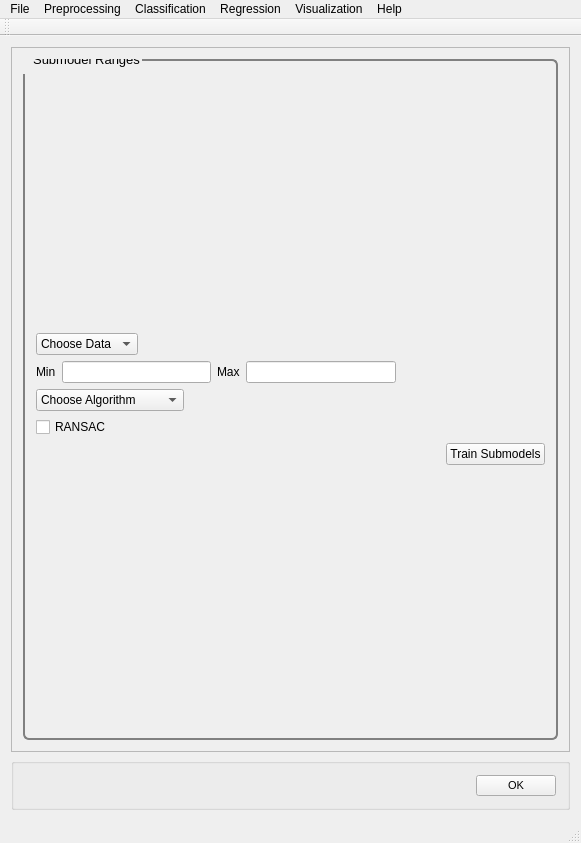
<?xml version="1.0" encoding="UTF-8"?>
<ui version="4.0">
    <class>MainWindow</class>
    <widget class="QMainWindow" name="MainWindow">
        <property name="geometry">
            <rect>
                <x>0</x>
                <y>0</y>
                <width>581</width>
                <height>843</height>
            </rect>
        </property>
        <property name="windowTitle">
            <string>PYSAT</string>
        </property>
        <widget class="QWidget" name="centralWidget">
            <layout class="QVBoxLayout" name="verticalLayout_9">
                <item>
                    <widget class="QScrollArea" name="scrollArea">
                        <property name="widgetResizable">
                            <bool>true</bool>
                        </property>
                        <widget class="QWidget" name="scrollAreaWidgetContents_2">
                            <property name="geometry">
                                <rect>
                                    <x>0</x>
                                    <y>0</y>
                                    <width>561</width>
                                    <height>721</height>
                                </rect>
                            </property>
                            <property name="font">
                                <font>
                                    <pointsize>8</pointsize>
                                </font>
                            </property>
                            <property name="styleSheet">
                                <string notr="true">QGroupBox {
                                    border: 2px solid gray;
                                    border-radius: 6px;
                                    margin-top: 0.5em;
                                    }

                                    QGroupBox::title {

                                    padding-top: -14px;
                                    padding-left: 8px;
                                    }
                                </string>
                            </property>
                            <layout class="QVBoxLayout" name="verticalLayout_8">
                                <item>
                                    <widget class="QGroupBox" name="submodel">
                                        <property name="font">
                                            <font>
                                                <pointsize>10</pointsize>
                                            </font>
                                        </property>
                                        <property name="title">
                                            <string>Submodel Ranges</string>
                                        </property>
                                        <layout class="QVBoxLayout" name="verticalLayout">
                                            <item>
                                                <layout class="QVBoxLayout" name="submodel_vlayout">
                                                    <item>
                                                        <layout class="QHBoxLayout" name="submodel_choosedata_hlayout">
                                                            <item>
                                                                <widget class="QComboBox" name="submodel_choosedata">
                                                                    <property name="iconSize">
                                                                        <size>
                                                                            <width>50</width>
                                                                            <height>20</height>
                                                                        </size>
                                                                    </property>
                                                                    <item>
                                                                        <property name="text">
                                                                            <string>Choose Data</string>
                                                                        </property>
                                                                    </item>
                                                                    <item>
                                                                        <property name="text">
                                                                            <string>Known Data</string>
                                                                        </property>
                                                                    </item>
                                                                </widget>
                                                            </item>
                                                            <item>
                                                                <spacer name="submodel_choosedata_spacer">
                                                                    <property name="orientation">
                                                                        <enum>Qt::Horizontal</enum>
                                                                    </property>
                                                                    <property name="sizeHint" stdset="0">
                                                                        <size>
                                                                            <width>40</width>
                                                                            <height>20</height>
                                                                        </size>
                                                                    </property>
                                                                </spacer>
                                                            </item>
                                                        </layout>
                                                    </item>
                                                    <item>
                                                        <layout class="QHBoxLayout" name="horizontalLayout">
                                                            <item>
                                                                <widget class="QLabel" name="label">
                                                                    <property name="text">
                                                                        <string>Min</string>
                                                                    </property>
                                                                </widget>
                                                            </item>
                                                            <item>
                                                                <widget class="QLineEdit" name="lineEdit"/>
                                                            </item>
                                                            <item>
                                                                <widget class="QLabel" name="label_2">
                                                                    <property name="text">
                                                                        <string>Max</string>
                                                                    </property>
                                                                </widget>
                                                            </item>
                                                            <item>
                                                                <widget class="QLineEdit" name="lineEdit_2"/>
                                                            </item>
                                                            <item>
                                                                <spacer name="horizontalSpacer">
                                                                    <property name="orientation">
                                                                        <enum>Qt::Horizontal</enum>
                                                                    </property>
                                                                    <property name="sizeHint" stdset="0">
                                                                        <size>
                                                                            <width>40</width>
                                                                            <height>20</height>
                                                                        </size>
                                                                    </property>
                                                                </spacer>
                                                            </item>
                                                        </layout>
                                                    </item>
                                                    <item>
                                                        <layout class="QHBoxLayout" name="submodel_choosealg_hlayout">
                                                            <item>
                                                                <widget class="QComboBox" name="submodel_choosealg">
                                                                    <property name="iconSize">
                                                                        <size>
                                                                            <width>50</width>
                                                                            <height>20</height>
                                                                        </size>
                                                                    </property>
                                                                    <item>
                                                                        <property name="text">
                                                                            <string>Choose Algorithm</string>
                                                                        </property>
                                                                    </item>
                                                                    <item>
                                                                        <property name="text">
                                                                            <string>PLS</string>
                                                                        </property>
                                                                    </item>
                                                                    <item>
                                                                        <property name="text">
                                                                            <string>GP</string>
                                                                        </property>
                                                                    </item>
                                                                    <item>
                                                                        <property name="text">
                                                                            <string>Others coming soon...</string>
                                                                        </property>
                                                                    </item>
                                                                </widget>
                                                            </item>
                                                            <item>
                                                                <spacer name="submodel_choosealg_spacer">
                                                                    <property name="orientation">
                                                                        <enum>Qt::Horizontal</enum>
                                                                    </property>
                                                                    <property name="sizeHint" stdset="0">
                                                                        <size>
                                                                            <width>40</width>
                                                                            <height>20</height>
                                                                        </size>
                                                                    </property>
                                                                </spacer>
                                                            </item>
                                                        </layout>
                                                    </item>
                                                    <item>
                                                        <widget class="QCheckBox" name="regression_ransac_checkbox">
                                                            <property name="text">
                                                                <string>RANSAC</string>
                                                            </property>
                                                        </widget>
                                                    </item>
                                                    <item>
                                                        <layout class="QHBoxLayout" name="submodel_trainbutton_hlayout">
                                                            <item>
                                                                <spacer name="submodel_trainbutton_spacer">
                                                                    <property name="orientation">
                                                                        <enum>Qt::Horizontal</enum>
                                                                    </property>
                                                                    <property name="sizeHint" stdset="0">
                                                                        <size>
                                                                            <width>40</width>
                                                                            <height>20</height>
                                                                        </size>
                                                                    </property>
                                                                </spacer>
                                                            </item>
                                                            <item>
                                                                <widget class="QPushButton" name="submodel_trainbutton">
                                                                    <property name="text">
                                                                        <string>Train Submodels</string>
                                                                    </property>
                                                                </widget>
                                                            </item>
                                                        </layout>
                                                    </item>
                                                </layout>
                                            </item>
                                        </layout>
                                    </widget>
                                </item>
                            </layout>
                        </widget>
                    </widget>
                </item>
                <item>
                    <widget class="QGroupBox" name="OK">
                        <layout class="QHBoxLayout" name="ok">
                            <item>
                                <spacer name="horizontalSpacer_5">
                                    <property name="orientation">
                                        <enum>Qt::Horizontal</enum>
                                    </property>
                                    <property name="sizeHint" stdset="0">
                                        <size>
                                            <width>40</width>
                                            <height>20</height>
                                        </size>
                                    </property>
                                </spacer>
                            </item>
                            <item>
                                <widget class="QPushButton" name="okButton">
                                    <property name="font">
                                        <font>
                                            <pointsize>8</pointsize>
                                        </font>
                                    </property>
                                    <property name="mouseTracking">
                                        <bool>false</bool>
                                    </property>
                                    <property name="text">
                                        <string>OK</string>
                                    </property>
                                </widget>
                            </item>
                        </layout>
                    </widget>
                </item>
            </layout>
        </widget>
        <widget class="QToolBar" name="mainToolBar">
            <attribute name="toolBarArea">
                <enum>TopToolBarArea</enum>
            </attribute>
            <attribute name="toolBarBreak">
                <bool>false</bool>
            </attribute>
        </widget>
        <widget class="QStatusBar" name="statusBar"/>
        <widget class="QMenuBar" name="menuBar">
            <property name="geometry">
                <rect>
                    <x>0</x>
                    <y>0</y>
                    <width>581</width>
                    <height>21</height>
                </rect>
            </property>
            <widget class="QMenu" name="menuFile">
                <property name="title">
                    <string>File</string>
                </property>
                <addaction name="actionLoad_Refence_Data"/>
                <addaction name="actionLoad_Unknown_Data"/>
                <addaction name="actionSet_output_location"/>
                <addaction name="separator"/>
                <addaction name="actionSave_Current_Plots"/>
                <addaction name="actionSave_Current_Data"/>
                <addaction name="separator"/>
                <addaction name="actionCreate_New_Workflow"/>
                <addaction name="actionSave_Current_Workflow"/>
                <addaction name="separator"/>
                <addaction name="actionExit"/>
            </widget>
            <widget class="QMenu" name="menuPreprocessing">
                <property name="title">
                    <string>Preprocessing</string>
                </property>
                <widget class="QMenu" name="menuBaseline_Removal">
                    <property name="title">
                        <string>Baseline Removal</string>
                    </property>
                    <addaction name="actionALS"/>
                    <addaction name="actionDietrich"/>
                    <addaction name="actionPolyFit"/>
                    <addaction name="actionAirPLS"/>
                    <addaction name="actionFABC"/>
                    <addaction name="actionKK"/>
                    <addaction name="actionMario"/>
                    <addaction name="actionMedian"/>
                    <addaction name="actionRubberband"/>
                    <addaction name="actionUndecimated_Wavelet"/>
                </widget>
                <widget class="QMenu" name="menuCalibration_Transfer">
                    <property name="title">
                        <string>Calibration Transfer</string>
                    </property>
                    <addaction name="actionRatio"/>
                    <addaction name="actionTommy_s_Methgod"/>
                    <addaction name="actionPiecewise_Direct_Standardization"/>
                    <addaction name="actionOthers_3"/>
                </widget>
                <addaction name="actionNormalization"/>
                <addaction name="actionNoise_Reduction"/>
                <addaction name="actionApply_Mask"/>
                <addaction name="actionInterpolate"/>
                <addaction name="actionInstrument_Response"/>
                <addaction name="menuBaseline_Removal"/>
                <addaction name="menuCalibration_Transfer"/>
                <addaction name="actionICA_2"/>
                <addaction name="actionPCA_2"/>
            </widget>
            <widget class="QMenu" name="menuRegression">
                <property name="title">
                    <string>Regression</string>
                </property>
                <addaction name="actionCross_Validation"/>
                <addaction name="actionTrain"/>
                <addaction name="actionPredict"/>
                <addaction name="actionCreate_N_Folds"/>
                <addaction name="actionCreate_Test_Folds"/>
                <addaction name="actionSubmodel_Ranges"/>
            </widget>
            <widget class="QMenu" name="menuHelp">
                <property name="title">
                    <string>Help</string>
                </property>
                <addaction name="actionIndex"/>
                <addaction name="actionContent_2"/>
                <addaction name="separator"/>
                <addaction name="actionAbout"/>
                <addaction name="actionAbout_QtCreator"/>
            </widget>
            <widget class="QMenu" name="menuClassification">
                <property name="title">
                    <string>Classification</string>
                </property>
                <widget class="QMenu" name="menuSupervised">
                    <property name="title">
                        <string>Supervised</string>
                    </property>
                    <addaction name="actionPLS_DA"/>
                    <addaction name="actionSIMCA"/>
                </widget>
                <widget class="QMenu" name="menuClustering">
                    <property name="title">
                        <string>Clustering</string>
                    </property>
                    <addaction name="actionK_means"/>
                    <addaction name="actionHierarchical_2"/>
                </widget>
                <addaction name="menuSupervised"/>
                <addaction name="menuClustering"/>
            </widget>
            <widget class="QMenu" name="menuVisualization">
                <property name="title">
                    <string>Visualization</string>
                </property>
                <addaction name="actionLine_Plot"/>
                <addaction name="action1_to_1_Plot"/>
                <addaction name="actionScatter_Plot"/>
            </widget>
            <addaction name="menuFile"/>
            <addaction name="menuPreprocessing"/>
            <addaction name="menuClassification"/>
            <addaction name="menuRegression"/>
            <addaction name="menuVisualization"/>
            <addaction name="menuHelp"/>
        </widget>
        <action name="actionLoad_Refence_Data">
            <property name="text">
                <string>Load Refence Data</string>
            </property>
        </action>
        <action name="actionLoad_Unknown_Data">
            <property name="text">
                <string>Load Unknown Data</string>
            </property>
        </action>
        <action name="actionSave_Current_Workflow">
            <property name="text">
                <string>Save Current Workflow</string>
            </property>
        </action>
        <action name="actionSave_Current_Plots">
            <property name="text">
                <string>Save Current Plots</string>
            </property>
        </action>
        <action name="actionSave_Current_Data">
            <property name="text">
                <string>Save Current Data</string>
            </property>
        </action>
        <action name="actionCreate_New_Workflow">
            <property name="text">
                <string>Create New Workflow</string>
            </property>
        </action>
        <action name="actionNoise_Reduction">
            <property name="text">
                <string>Noise Reduction</string>
            </property>
        </action>
        <action name="actionApply_Mask">
            <property name="text">
                <string>Apply Mask</string>
            </property>
        </action>
        <action name="actionInterpolate">
            <property name="text">
                <string>Interpolate (unknown to known)</string>
            </property>
        </action>
        <action name="actionInstrument_Response">
            <property name="text">
                <string>Instrument Response</string>
            </property>
        </action>
        <action name="actionALS">
            <property name="text">
                <string>ALS</string>
            </property>
        </action>
        <action name="actionDietrich">
            <property name="text">
                <string>Dietrich</string>
            </property>
        </action>
        <action name="actionPolyFit">
            <property name="text">
                <string>PolyFit</string>
            </property>
        </action>
        <action name="actionAirPLS">
            <property name="text">
                <string>AirPLS</string>
            </property>
        </action>
        <action name="actionFABC">
            <property name="text">
                <string>FABC</string>
            </property>
        </action>
        <action name="actionKK">
            <property name="text">
                <string>KK</string>
            </property>
        </action>
        <action name="actionMario">
            <property name="text">
                <string>Mario</string>
            </property>
        </action>
        <action name="actionMedian">
            <property name="text">
                <string>Median</string>
            </property>
        </action>
        <action name="actionRubberband">
            <property name="text">
                <string>Rubberband</string>
            </property>
        </action>
        <action name="actionUndecimated_Wavelet">
            <property name="text">
                <string>Undecimated Wavelet</string>
            </property>
        </action>
        <action name="actionRatio">
            <property name="text">
                <string>Ratio</string>
            </property>
        </action>
        <action name="actionTommy_s_Methgod">
            <property name="text">
                <string>Tommy's Method</string>
            </property>
        </action>
        <action name="actionPiecewise_Direct_Standardization">
            <property name="text">
                <string>Piecewise Direct Standardization</string>
            </property>
        </action>
        <action name="actionPCA">
            <property name="text">
                <string>PCA</string>
            </property>
        </action>
        <action name="actionICA">
            <property name="text">
                <string>ICA</string>
            </property>
        </action>
        <action name="actionK_Means">
            <property name="text">
                <string>K-Means</string>
            </property>
        </action>
        <action name="actionHierarchical">
            <property name="text">
                <string>Hierarchical</string>
            </property>
        </action>
        <action name="actionOthers">
            <property name="text">
                <string>Others...</string>
            </property>
        </action>
        <action name="actionOthers_2">
            <property name="text">
                <string>Others...</string>
            </property>
        </action>
        <action name="actionOthers_3">
            <property name="text">
                <string>Others...</string>
            </property>
        </action>
        <action name="actionPLS">
            <property name="text">
                <string>PLS</string>
            </property>
        </action>
        <action name="actionSM_PLS">
            <property name="text">
                <string>SM-PLS</string>
            </property>
        </action>
        <action name="actionICA_Regression">
            <property name="text">
                <string>ICA Regression</string>
            </property>
        </action>
        <action name="actionGaussian_Process">
            <property name="text">
                <string>Gaussian Process</string>
            </property>
        </action>
        <action name="actionMLP">
            <property name="text">
                <string>MLP</string>
            </property>
        </action>
        <action name="actionSVM">
            <property name="text">
                <string>SVM</string>
            </property>
        </action>
        <action name="actionOthers_4">
            <property name="text">
                <string>Others...</string>
            </property>
        </action>
        <action name="actionOthers_5">
            <property name="text">
                <string>Others...</string>
            </property>
        </action>
        <action name="actionIndex">
            <property name="text">
                <string>Index</string>
            </property>
        </action>
        <action name="actionContent_2">
            <property name="text">
                <string>Content</string>
            </property>
        </action>
        <action name="actionAbout">
            <property name="text">
                <string>About...</string>
            </property>
        </action>
        <action name="actionAbout_QtCreator">
            <property name="text">
                <string>About Qt...</string>
            </property>
        </action>
        <action name="actionExit">
            <property name="text">
                <string>Exit</string>
            </property>
        </action>
        <action name="actionNormalization">
            <property name="text">
                <string>Normalization</string>
            </property>
        </action>
        <action name="actionICA_2">
            <property name="text">
                <string>ICA</string>
            </property>
        </action>
        <action name="actionPCA_2">
            <property name="text">
                <string>PCA</string>
            </property>
        </action>
        <action name="actionPLS_DA">
            <property name="text">
                <string>PLS-DA</string>
            </property>
        </action>
        <action name="actionSIMCA">
            <property name="text">
                <string>SIMCA</string>
            </property>
        </action>
        <action name="actionK_means">
            <property name="text">
                <string>K-means</string>
            </property>
        </action>
        <action name="actionHierarchical_2">
            <property name="text">
                <string>Hierarchical</string>
            </property>
        </action>
        <action name="actionCross_Validation">
            <property name="text">
                <string>Cross Validation</string>
            </property>
        </action>
        <action name="actionTrain">
            <property name="text">
                <string>Train</string>
            </property>
        </action>
        <action name="actionPredict">
            <property name="text">
                <string>Predict</string>
            </property>
        </action>
        <action name="actionLine_Plot">
            <property name="text">
                <string>Line Plot</string>
            </property>
        </action>
        <action name="action1_to_1_Plot">
            <property name="text">
                <string>1 to 1 Plot</string>
            </property>
        </action>
        <action name="actionScatter_Plot">
            <property name="text">
                <string>Scatter Plot</string>
            </property>
        </action>
        <action name="actionSet_output_location">
            <property name="text">
                <string>Output Location</string>
            </property>
        </action>
        <action name="actionCreate_N_Folds">
            <property name="text">
                <string>Create N Folds</string>
            </property>
        </action>
        <action name="actionCreate_Test_Folds">
            <property name="text">
                <string>Create Test Folds</string>
            </property>
        </action>
        <action name="actionSubmodel_Ranges">
            <property name="text">
                <string>Submodel Ranges</string>
            </property>
        </action>
    </widget>
    <layoutdefault spacing="6" margin="11"/>
    <resources/>
    <connections/>
</ui>
